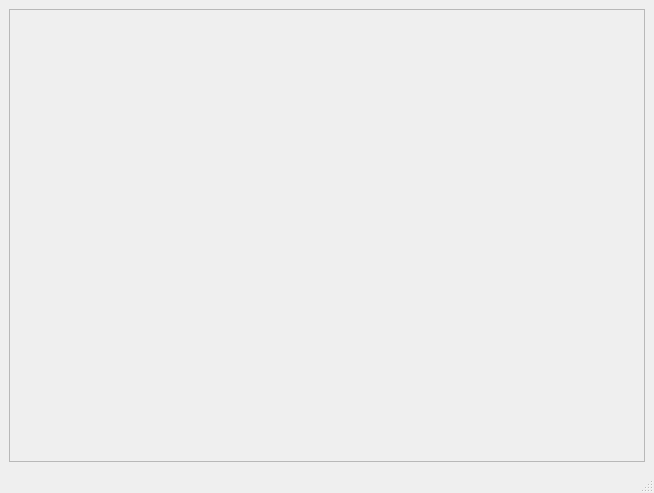
<?xml version="1.0" encoding="UTF-8"?>
<ui version="4.0">
 <class>ThreadMenuWindow</class>
 <widget class="QMainWindow" name="ThreadMenuWindow">
  <property name="geometry">
   <rect>
    <x>0</x>
    <y>0</y>
    <width>654</width>
    <height>493</height>
   </rect>
  </property>
  <property name="windowTitle">
   <string>MainWindow</string>
  </property>
  <widget class="QWidget" name="centralwidget">
   <layout class="QGridLayout" name="gridLayout">
    <item row="0" column="0">
     <widget class="QScrollArea" name="scrollArea">
      <property name="widgetResizable">
       <bool>true</bool>
      </property>
      <widget class="QWidget" name="scrollAreaWidgetContents">
       <property name="geometry">
        <rect>
         <x>0</x>
         <y>0</y>
         <width>640</width>
         <height>440</height>
        </rect>
       </property>
       <layout class="QVBoxLayout" name="verticalLayout"/>
      </widget>
     </widget>
    </item>
   </layout>
  </widget>
  <widget class="QMenuBar" name="menubar">
   <property name="geometry">
    <rect>
     <x>0</x>
     <y>0</y>
     <width>654</width>
     <height>17</height>
    </rect>
   </property>
  </widget>
  <widget class="QStatusBar" name="statusbar"/>
 </widget>
 <resources/>
 <connections/>
</ui>
